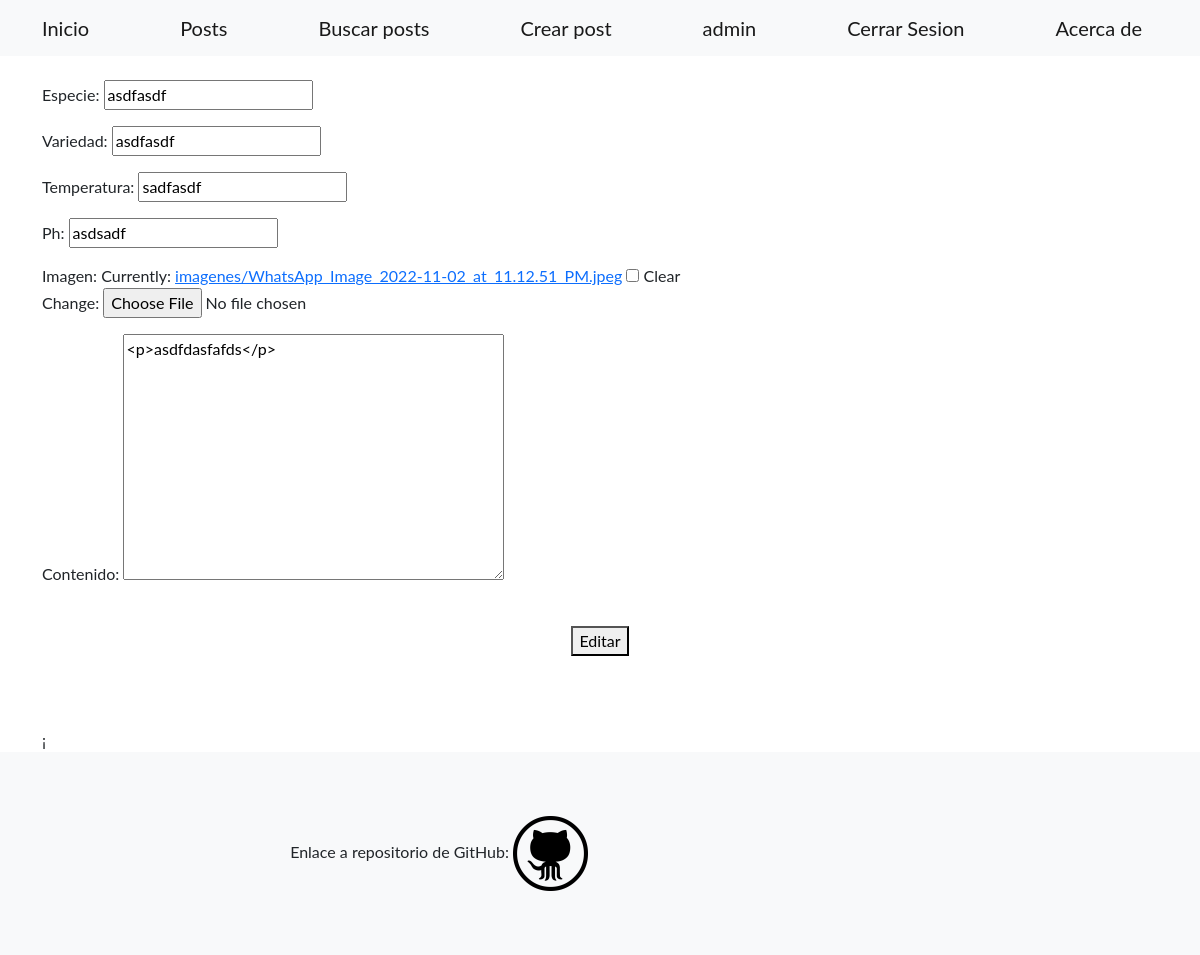
Screenshot of /post/editar/4 (signed in) with the database file from the repository.
### home/models.py (models this page shows, shortened)
class Camaron(models.Model):
    especie = models.CharField(max_length=30)
    variedad = models.CharField(max_length=30)
    temperatura = models.CharField(max_length=30)
    ph = models.CharField(max_length=30)
    fecha_creacion = models.DateField(null=True,auto_now_add=True)
    contenido = RichTextField(null=True)
    imagen = models.ImageField(upload_to='imagenes/',null=True, blank=True)
    autor = models.ForeignKey(User(), on_delete=models.CASCADE, null=True)

### home/views.py (the view)
# urls.py: path('post/editar/<int:pk>', views.EditarPost.as_view(), name="editar_post"),
class EditarPost(LoginRequiredMixin, UpdateView):
    model = Camaron
    success_url = '/posts/'
    template_name = 'home/editar_post.html'
    fields = ['especie','variedad', 'temperatura', 'ph', 'imagen','contenido']

### home/templates/home/editar_post.html (shortened to what this page needs)
{% extends 'home/base.html'%}
{% block cuerpo %}
<br>
<form action={% url 'editar_post' camaron.id %} method="POST" enctype="multipart/form-data">
    <table align="center">
        {{ form.as_p }}
    </table>
<br>
    <center><button>Editar</button></center>
    <br><br><br>
¡</form>
{% endblock cuerpo %}

### home/templates/home/base.html (shortened to what this page needs)
<!DOCTYPE html>
<html lang="en">
    <head>
        {% load static %}
        <link href={% static 'css/styles.css' %} rel="stylesheet" />
    </head>
    <body>
        <nav class="navbar navbar-light bg-light static-top">
            <div class="container">
                <a class="navbar-brand" href={% url "index" %}>Inicio</a>
                <a class="navbar-brand" href={% url "posts" %}>Posts</a>
                <a class="navbar-brand" href={% url "ver_posts" %}>Buscar posts</a>
                {% if request.user.is_authenticated %}
                <a class="navbar-brand" href={% url "crear_post" %}>Crear post</a>
                <a class="navbar-brand" href={% url "perfil" %}>{{request.user.username}}</a>
                <a class="navbar-brand" href={% url "cerrar_sesion" %}>Cerrar Sesion</a>
                {% else %}
                <a class="navbar-brand" href={% url "iniciar_sesion" %}>Iniciar Sesion</a>
                <a class="navbar-brand" href={% url "registrar" %}>Registrarse</a>
                {% endif %}
                <a class="navbar-brand" href={% url "acerca_de" %}>Acerca de</a>
            </div>
        </nav>
        <div class="container">
        {% block cuerpo %}
        {% endblock cuerpo %}
        </div>
            <footer class="footer bg-light">
                <div class="container">
                    <div class="row">
                        <div class="col-lg-6 h-100 text-center text-lg-end my-auto">
                            <ul class="list-inline mb-0">
                                <li>
                                    Enlace a repositorio de GitHub: <a href="https://github.com/weghonos/Entrega1-Quipildor.git">
                                        <img src={% static '/assets/img/githublogo.png' %} width="75" height="75">
                                    </a>
                                </li>
                            </ul>
                        </div>
                    </div>
                </div>
            </footer>
    </body>
</html>

### rows the page displays
Camaron: especie "asdfasdf", variedad "asdfasdf", temperatura "sadfasdf", ph "asdsadf", contenido "<p>asdfdasfafds</p>"

### other values shown
{{ request.user.username }} "admin"
